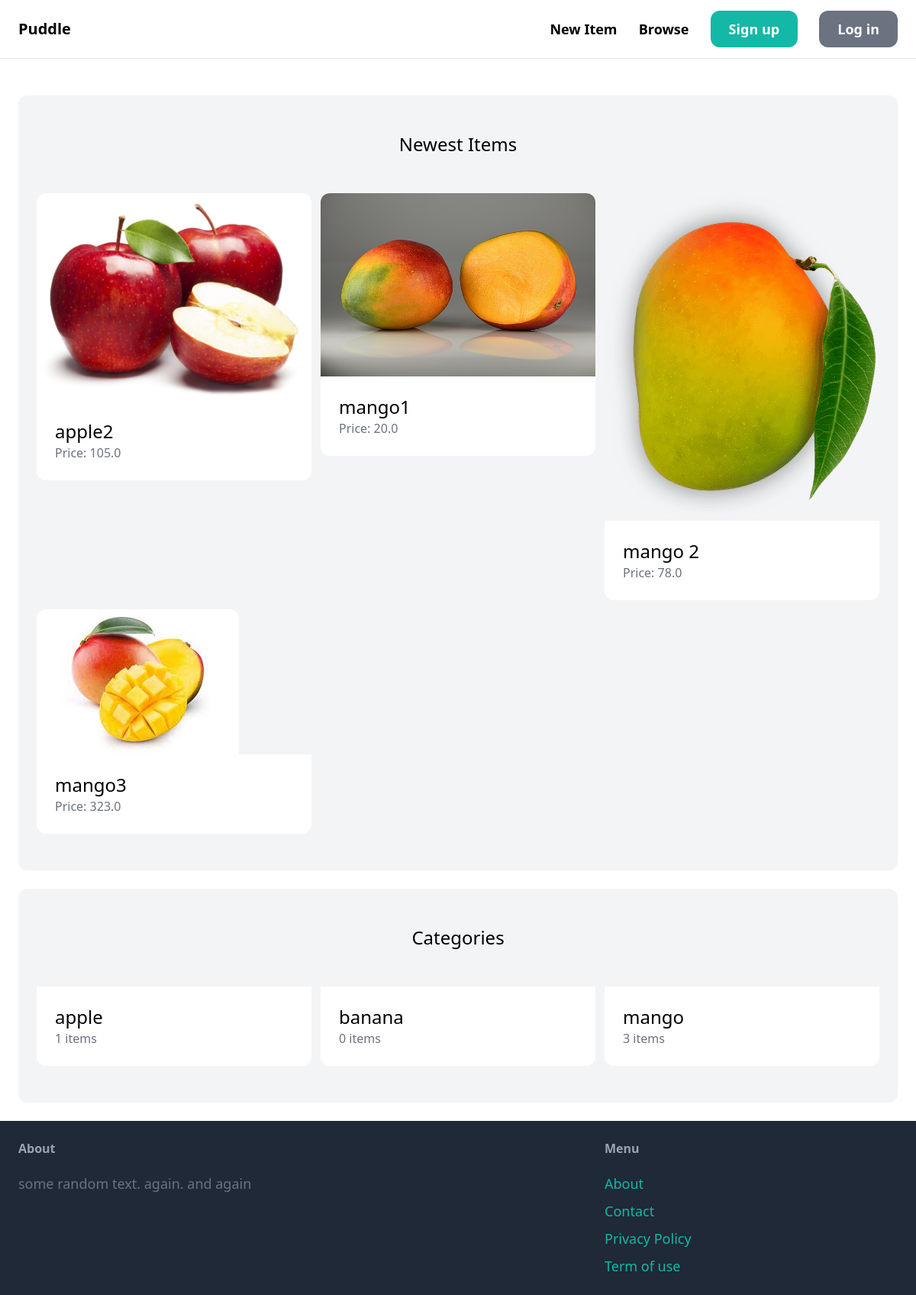
The page / on the database its author committed.
### item/models.py (models this page shows, shortened)
class Item(models.Model):
    name        = models.CharField(max_length = 255)
    description = models.TextField(blank = True, null = True)
    category    = models.ForeignKey(Category, related_name = 'items', on_delete = models.CASCADE)
    created_by  = models.ForeignKey(User, related_name = 'items', on_delete = models.CASCADE)
    price       = models.FloatField()
    image       = models.ImageField(upload_to= 'item_images', blank=True, null=True)
    is_sold     = models.BooleanField(default = False)
    created_at  = models.DateTimeField(auto_now_add = True)

class Category(models.Model):
    name = models.CharField(max_length = 255)
    class Meta:
        ordering = ('name', )
        verbose_name_plural = 'Categories'

### core/views.py (the view)
# urls.py: path('', views.index, name= 'index'),
def index(request):
    items = Item.objects.filter(is_sold = False)[0:6]
    categories = Category.objects.all()
    return render(request, 'core/index.html', {
        'categories' : categories,
        'items' : items
    })

### core/templates/core/index.html (shortened to what this page needs)
{% extends 'core/base.html' %}
{% block content %}
    <div class="mt-6 px-6 py-12 bg-gray-100 rounded-xl">
        <h2 class="mb-12 text-2xl text-center">Newest Items</h2>
        <div class="grid grid-cols-3 gap-3">
            {% for item in items %}
                <div>
                    <a href="{% url 'item:detail' item.id %}">
                        {% if item.image %}
                            <div>
                                <img src = "{{ item.image.url }}" class="rounded-t-xl">
                            </div>
                        {% endif %}
                        <div class="p-6 bg-white rounded-b-xl">
                            <h2 class="text-2xl"> {{ item.name }} </h2>
                            <p class="text-gray-500">Price: {{ item.price}}</p>
                        </div>
                    </a>
                </div>
            {% endfor %}
        </div>
    </div>
    <div class="mt-6 px-6 py-12 bg-gray-100 rounded-xl">
        <h2 class="mb-12 text-2xl text-center">Categories</h2>
        <div class="grid grid-cols-3 gap-3">
            {% for category in categories %}
                <div>
                    <a href="#">
                        <div class="p-6 bg-white rounded-b-xl">
                            <h2 class="text-2xl"> {{ category.name }} </h2>
                            <p class="text-gray-500">{{ category.items.count}} items</p>
                        </div>
                    </a>
                </div>
            {% endfor %}
        </div>
    </div>
    </div>
{% endblock  %}

### core/templates/core/base.html (shortened to what this page needs)
<!DOCTYPE html>
<html>
    <head>
        <script src="https://cdn.tailwindcss.com"></script>
    </head>
    <body>
        <nav class="py-6 px-6 flex justify-between items-center border-b border-gray-200">
            <a href="/" class="text-xl font-semibold">Puddle</a>
            <div class="space-x-6">
                <a href="{% url 'item:new' %}" class="text-lg font-semibold hover:text-gray-500">New Item</a>
                <a href="{% url 'item:items' %}" class="text-lg font-semibold hover:text-gray-500">Browse</a>
                {% if request.user.is_authenticated %}
                    <a href = "{% url 'conversation:inbox' %}" class="px-6 py-3 text-lg font-semibold bg-teal-500 text-white rounded-xl hover:bg-teal-700">Inbox</a>
                    <a href = "{% url 'dashboard:index' %}" class="px-6 py-3 text-lg font-semibold bg-gray-500 text-white rounded-xl hover:bg-gray-700">Dashboard</a>
                {% else %}
                    <a href = "{% url 'core:signup' %}" class="px-6 py-3 text-lg font-semibold bg-teal-500 text-white rounded-xl hover:bg-teal-700">Sign up</a>
                    <a href = "{% url 'core:login' %}" class="px-6 py-3 text-lg font-semibold bg-gray-500 text-white rounded-xl hover:bg-gray-700">Log in</a>
                {% endif %}
            </div>
        </nav>
        <div class="px-6 py-6">
            {% block content %}
            {% endblock %}
        <footer class="px-6 py-6 flex justify-between bg-gray-800">
            <div class="w-2/3 pr-10">
                <h3 class="mb-5 font-semibold text-gray-400">About</h3>
                <p class="text-lg text-gray-500"> some random text. again. and again</p>
            </div>
            <div class="w-1/3">
                <h3 class="mb-5 font-semibold text-gray-400">Menu</h3>
                <ul class="space-y-2">
                    <li><a href="#" class="text-lg text-teal-500 hover:text-teal-700">About</a></li>
                    <li><a href="{% url 'core:contact' %}" class="text-lg text-teal-500 hover:text-teal-700">Contact</a></li>
                    <li><a href="#" class="text-lg text-teal-500 hover:text-teal-700">Privacy Policy</a></li>
                    <li><a href="#" class="text-lg text-teal-500 hover:text-teal-700">Term of use</a></li>
                </ul>
            </div>
        </footer>
    </body>
</html>

### rows shown on the page
Item: image (picture), name "apple2", price "105.0"
Item: image (picture), name "mango1", price "20.0"
Item: image (picture), name "mango 2", price "78.0"
Item: image (picture), name "mango3", price "323.0"
Category: name "apple", items.count "1"
Category: name "banana", items.count "0"
Category: name "mango", items.count "3"
